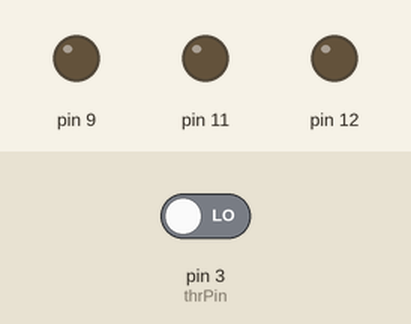
The sketch below on a simulated Arduino Uno, built with avr-gcc and run on an emulated ATmega328P. Parts: output pins drawn as LEDs (lit = HIGH). Dashed ring = blinking. Inputs (shaded band) come from the test bench; at power-on: pin 3 (thrPin) LOW.

Above: at 0.06 s.
At 0.17 s:
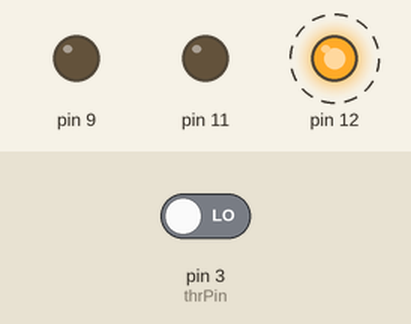
At 2.85 s:
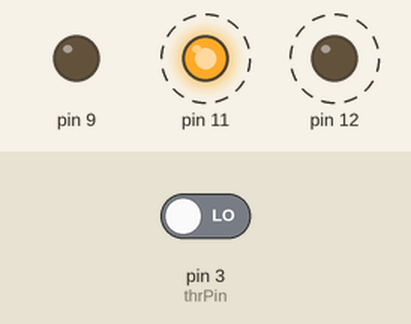
Timing chart, 0 to 3.1 s (numbered marks = the images above):
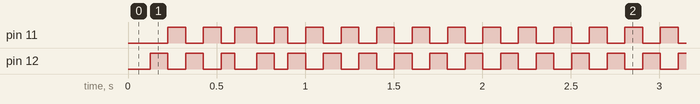

Measured:
- by itself, pin 11, pin 12: alternates HIGH for 0.10 s and LOW for 0.10 s

The sketch:

base_th.ino
```cpp
/* Esempio

   Esempio base:
   2 LED / Strisce laterali che lampeggiano alternativamente
   1 LED / Striscia sotto in FADE

   Lettura del canale Throttle (3) con la funzione Pulsein
*/

#include <common.h>

// LED disponibili
Lampeggiatore left = 12;
Lampeggiatore right = 11;
Pwm sotto = 9;

// Variabili
const byte thrPin = 3; // PIN collegato al CH3
byte thr ; // Valore a 8bit per il throttle
int thrIn ; // Valore rilevato del 3 Ch della RX
const int thMin = 983; // In genere il valore minimo del TH resta costante,
// per calcolarlo si puo' usare la funzione di calibrazione nel setup


void setup() {
    // I PINs vengono impostati dal constructor al momento
    // della dichiarazione dell'ogetto.

    right.Invert() ;  // Opzionale: inverte l'ordine del lampeggio da
    // HI -> LOW --> LOW -> HI
    // per avere 2 LED che lampeggiano alternativamente
}

void loop() {
// Lettura CH3
    thrIn = pulseIn(thrPin, HIGH, 25000);
    if (thrIn >= thMin && thrIn < 2000)  { // clean up
        thr = map(thrIn, thMin, 2000, 0, 255); // mappato su 8bit per PWM
    };

// Attivazione LEDs
        left.Blink(100 + thr);
        right.Blink(100 + thr);
        sotto.lSet(thr);   // Luminosita' proporzionale al throttle
    }
```
